Frame 1 (no input): blank canvas, image omitted
Frame 60 (the mouse pressed at the canvas centre just before this capture): blank canvas, image omitted
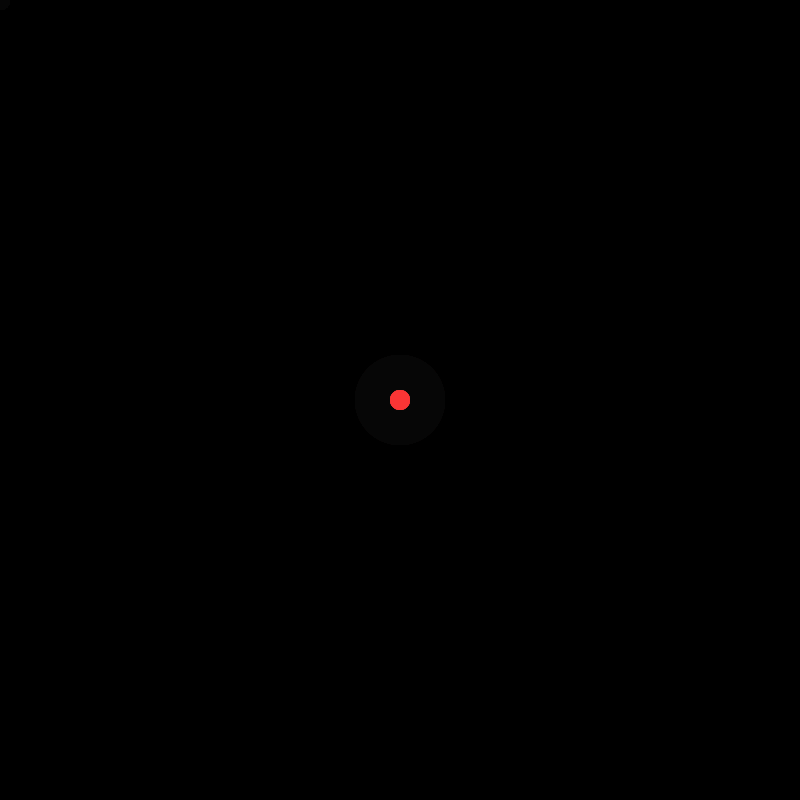
Frame 120 (the mouse held since frame 60 and released just before this capture)

The Processing sketch whose frames 1 and 60 were blank and that drew this single picture after the mouse press (run headless with seeded random() and noise(); from frame 60 on, the mouse is pressed at the canvas centre):

// Processing sketch: processing_107665
// ── processing_107665.pde

int value=0;
float vel=0;


void setup(){
 
  size(800,800);
  background(0);
  colorMode(HSB);
 
  smooth();
  
  
}
void draw(){
  fill(0, 20);
  rect(0, 0, width, height);
  
  noCursor();

  noStroke();
  
   
  vel=dist(mouseX, mouseY, pmouseX, pmouseY);
  
  
  if(vel>=0){
    fill(vel*0.5, mouseX*0.5, 250);
    ellipse(mouseX, mouseY, 20, 20);
  }
  
    if(vel>=5){
      fill(vel*0.5, mouseX*0.5, 250);
      //fill(185, 26, 17);
    ellipse(mouseX, mouseY, 30, 30);
  }
  
    if(vel>=10){
      fill(vel*0.5, mouseX*0.5, 250);
      //fill(240, 95, 87);
       ellipse(mouseX, mouseY, 40, 40);
  }
    if(vel>=15){
      fill(vel*0.5, mouseX*0.5, 250);
      //fill(245, 151, 146);
       ellipse(mouseX, mouseY, 50, 50);
  }
    if(vel>=20){
     fill(vel*0.5, mouseX*0.5, 250);
      // fill(247, 203, 145);
    ellipse(mouseX, mouseY, 60, 60);
  }
  
    if(vel>=25){
      fill(vel*0.5, mouseX*0.5, 250);
      //fill(240, 168, 70);
    ellipse(mouseX, mouseY, 70, 70);
  }
  
    if(vel>=30){
     fill(vel*0.5, mouseX*0.5, 200);
     // fill(106, 125, 17);
       ellipse(mouseX, mouseY, 80, 80);
  }
    if(vel>=35){
      fill(vel*0.5, mouseX*0.5, 250);
      //fill(153, 94, 13);
       ellipse(mouseX, mouseY, 90, 90);
  }
}
